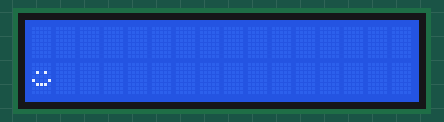
The sketch below on a simulated Arduino Uno, built with avr-gcc and run on an emulated ATmega328P. Parts: 16×2 character LCD.

Above: at 0.1 s.

The sketch:

custom_chars.ino
```cpp
#include <Wire.h>
#include <LiquidCrystal_I2C.h>

LiquidCrystal_I2C lcd(0x27, 16, 2);

// 自定義字元（笑臉動畫）
byte customChar[8][8] = {
  // 笑臉 1
  {
    B00000,
    B00000,
    B01010,
    B00000,
    B10001,
    B01110,
    B00000,
    B00000
  },
  // 笑臉 2
  {
    B00000,
    B00000,
    B01010,
    B00000,
    B00000,
    B11111,
    B00000,
    B00000
  }
};

void setup() {
  lcd.init();
  lcd.backlight();

  // 創建自定義字元
  for (int i = 0; i < 2; i++) {
    lcd.createChar(i, customChar[i]);
  }

  lcd.print("Custom Chars:");
}

void loop() {
  // 顯示動畫
  lcd.setCursor(0, 1);
  lcd.write(0);  // 顯示笑臉 1
  delay(500);
  lcd.setCursor(0, 1);
  lcd.write(1);  // 顯示笑臉 2
  delay(500);
}
```
